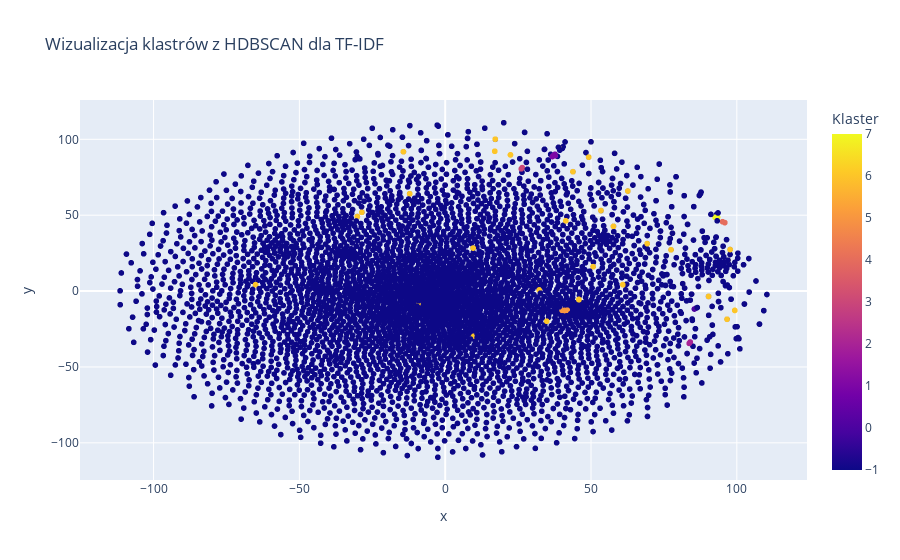

Notebook code for this chart:
### Code cell
vectorizer = TfidfVectorizer()
tfidf_embeddings = vectorizer.fit_transform(data['text']).toarray()

hdbscan_model_tfidf = hdbscan.HDBSCAN(min_cluster_size=2)
labels_tfidf = hdbscan_model_tfidf.fit_predict(tfidf_embeddings)

data['cluster_tfidf'] = labels_tfidf

tsne_tfidf = TSNE(n_components=2, random_state=42)
tsne_results_tfidf = tsne_tfidf.fit_transform(tfidf_embeddings)

tsne_df_tfidf = pd.DataFrame(tsne_results_tfidf, columns=['x', 'y'])
tsne_df_tfidf['cluster'] = data['cluster_tfidf']

fig_tfidf = px.scatter(tsne_df_tfidf, x='x', y='y', color='cluster',
                       title='Wizualizacja klastrów z HDBSCAN dla TF-IDF',
                       labels={'cluster': 'Klaster'},
                       color_discrete_sequence=px.colors.qualitative.Vivid)

fig_tfidf.show()

### Figure 1 — Plotly figure (JSON) as saved in the notebook; plotly's stock layout.template omitted (floating-point values rounded to 4 significant figures; data arrays with more than 128 entries replaced by an {"elided": "..."} marker saying what was removed)
{"data": [{"hovertemplate": "x=%{x}<br>y=%{y}<br>Klaster=%{marker.color}<extra></extra>", "legendgroup": "", "marker": {"color": {"elided": "4441 int values"}, "coloraxis": "coloraxis", "symbol": "circle"}, "mode": "markers", "name": "", "showlegend": false, "type": "scattergl", "x": {"elided": "4441 float values"}, "xaxis": "x", "y": {"elided": "4441 float values"}, "yaxis": "y"}], "layout": {"coloraxis": {"colorbar": {"title": {"text": "Klaster"}}, "colorscale": [[0, "#0d0887"], [0.1111, "#46039f"], [0.2222, "#7201a8"], [0.3333, "#9c179e"], [0.4444, "#bd3786"], [0.5556, "#d8576b"], [0.6667, "#ed7953"], [0.7778, "#fb9f3a"], [0.8889, "#fdca26"], [1, "#f0f921"]]}, "legend": {"tracegroupgap": 0}, "title": {"text": "Wizualizacja klastrów z HDBSCAN dla TF-IDF"}, "xaxis": {"anchor": "y", "domain": [0, 1], "title": {"text": "x"}}, "yaxis": {"anchor": "x", "domain": [0, 1], "title": {"text": "y"}}}}
